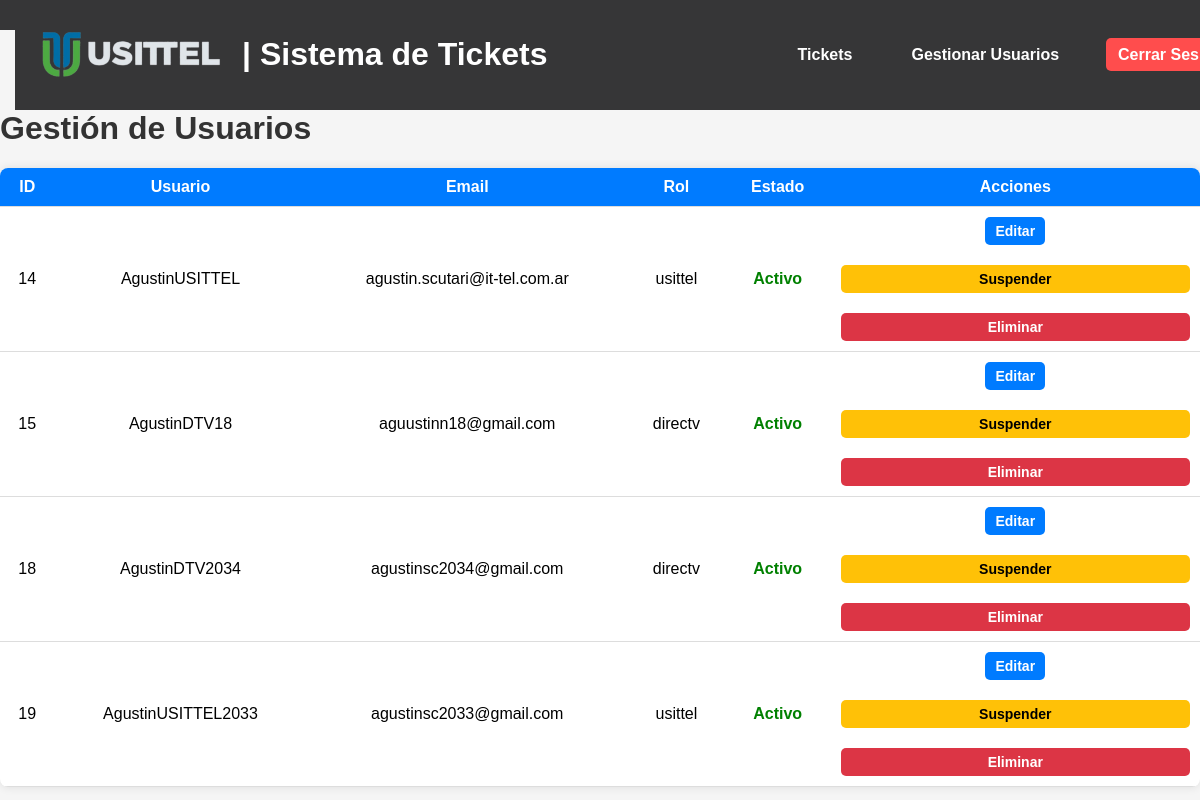
Screenshot of /users (signed in) with the database file from the repository.
### tables this page shows
CREATE TABLE "users" (
    id INTEGER PRIMARY KEY AUTOINCREMENT,
    username TEXT UNIQUE NOT NULL,
    password TEXT NOT NULL,
    email TEXT UNIQUE NOT NULL,
    role TEXT NOT NULL
, suspended INTEGER DEFAULT 0);

### app.py (the view)
@app.route('/users')
@login_required
def users():
    if current_user.role != 'usittel':
        flash("Acceso denegado.", "error")
        return redirect(url_for('tickets'))
    conn = get_db_connection()
    users = conn.execute('SELECT id, username, email, role, suspended FROM users').fetchall()
    conn.close()
    print("Usuarios cargados:", users)
    return render_template('users.html', users=users)

### app.py (called while the page is built)
def get_db_connection():
    conn = sqlite3.connect('database.db', timeout=10)  # Espera hasta 10 segundos si la base de datos está bloqueada
    conn.row_factory = sqlite3.Row
    return conn

@login_manager.user_loader
def load_user(user_id):
    conn = get_db_connection()
    user = conn.execute('SELECT * FROM users WHERE id = ?', (user_id,)).fetchone()
    conn.close()
    if user:
        return User(id=user['id'], username=user['username'], role=user['role'])
    return None

### templates/users.html (shortened to what this page needs)
{% extends "base.html" %}
{% block content %}
<h1>Gestión de Usuarios</h1>
<table>
    <thead>
        <tr>
            <th>ID</th>
            <th>Usuario</th>
            <th>Email</th>
            <th>Rol</th>
            <th>Estado</th>
            <th>Acciones</th>
        </tr>
    </thead>
    <tbody>
        {% for user in users %}
        <tr>
            <td>{{ user['id'] }}</td>
            <td>{{ user['username'] }}</td>
            <td>{{ user['email'] }}</td>
            <td>{{ user['role'] }}</td>
            <td>
                {% if user['suspended']|int == 1 %}
                <span style="color: red; font-weight: bold;">Suspendido</span>
                {% else %}
                <span style="color: green; font-weight: bold;">Activo</span>
                {% endif %}
            </td>
            <td>
                <a href="{{ url_for('edit_user', id=user['id']) }}" class="btn btn-edit">Editar</a>
                <form action="{{ url_for('suspend_user', id=user['id']) }}" method="POST" style="display:inline;">
                    {% if user['suspended'] == 0 %}
                    <button type="submit" class="btn btn-suspend confirm-suspend">Suspender</button>
                    {% else %}
                    <button type="submit" class="btn btn-activate confirm-suspend">Activar</button>
                    {% endif %}
                </form>
                <form action="{{ url_for('delete_user', id=user['id']) }}" method="POST" style="display:inline;">
                    <button type="submit" class="btn btn-delete confirm-delete">Eliminar</button>
                </form>
            </td>
        </tr>
        {% endfor %}
    </tbody>
</table>
{% endblock %}

### static/styles.css (style rules this page uses)
body { font-family: Arial, sans-serif; margin: 0; padding: 0; background-color: #f5f5f5; }
h1 { color: #333; }
button { width: 100%; background: #007bff; color: white; border: none; padding: 10px; margin-top: 20px; border-radius: 5px; cursor: pointer; font-size: 16px; }
table { width: 100%; border-collapse: collapse; margin-top: 20px; background: white; box-shadow: 0px 0px 10px rgba(0, 0, 0, 0.1); border-radius: 8px; overflow: hidden; }
thead { background: #007bff; color: white; font-weight: bold; }
th { padding: 10px; cursor: pointer; text-align: left; }
td { padding: 10px; border-bottom: 1px solid #ddd; }
.btn { padding: 6px 10px; border: none; cursor: pointer; font-size: 14px; border-radius: 5px; text-decoration: none; font-weight: bold; display: inline-block; }
.btn-delete { background: #dc3545; color: white; }
.btn-edit { background: #ffc107; color: black; padding: 8px 12px; border-radius: 5px; font-weight: bold; text-decoration: none; }
.btn-suspend { background: #ffa500; color: white; padding: 8px 12px; border-radius: 5px; font-weight: bold; }
.btn-suspend { background-color: #ffc107; color: black; padding: 8px 12px; border: none; border-radius: 5px; cursor: pointer; font-size: 14px; font-weight: bold; transition: 0.3s ease; }
.btn-edit { background-color: #007bff; color: white; padding: 8px 12px; border: none; border-radius: 5px; cursor: pointer; font-size: 14px; font-weight: bold; transition: 0.3s ease; }
table { width: 100%; border-collapse: collapse; background: white; box-shadow: 0px 0px 10px rgba(0, 0, 0, 0.1); border-radius: 8px; overflow: hidden; }
th, td { padding: 10px; text-align: center; border-bottom: 1px solid #ddd; }

### rows the page displays
users: id "14", username "AgustinUSITTEL", email "agustin.scutari@it-tel.com.ar", role "usittel", suspended "Activo"
users: id "15", username "AgustinDTV18", email "aguustinn18@gmail.com", role "directv", suspended "Activo"
users: id "18", username "AgustinDTV2034", email "agustinsc2034@gmail.com", role "directv", suspended "Activo"
users: id "19", username "AgustinUSITTEL2033", email "agustinsc2033@gmail.com", role "usittel", suspended "Activo"
